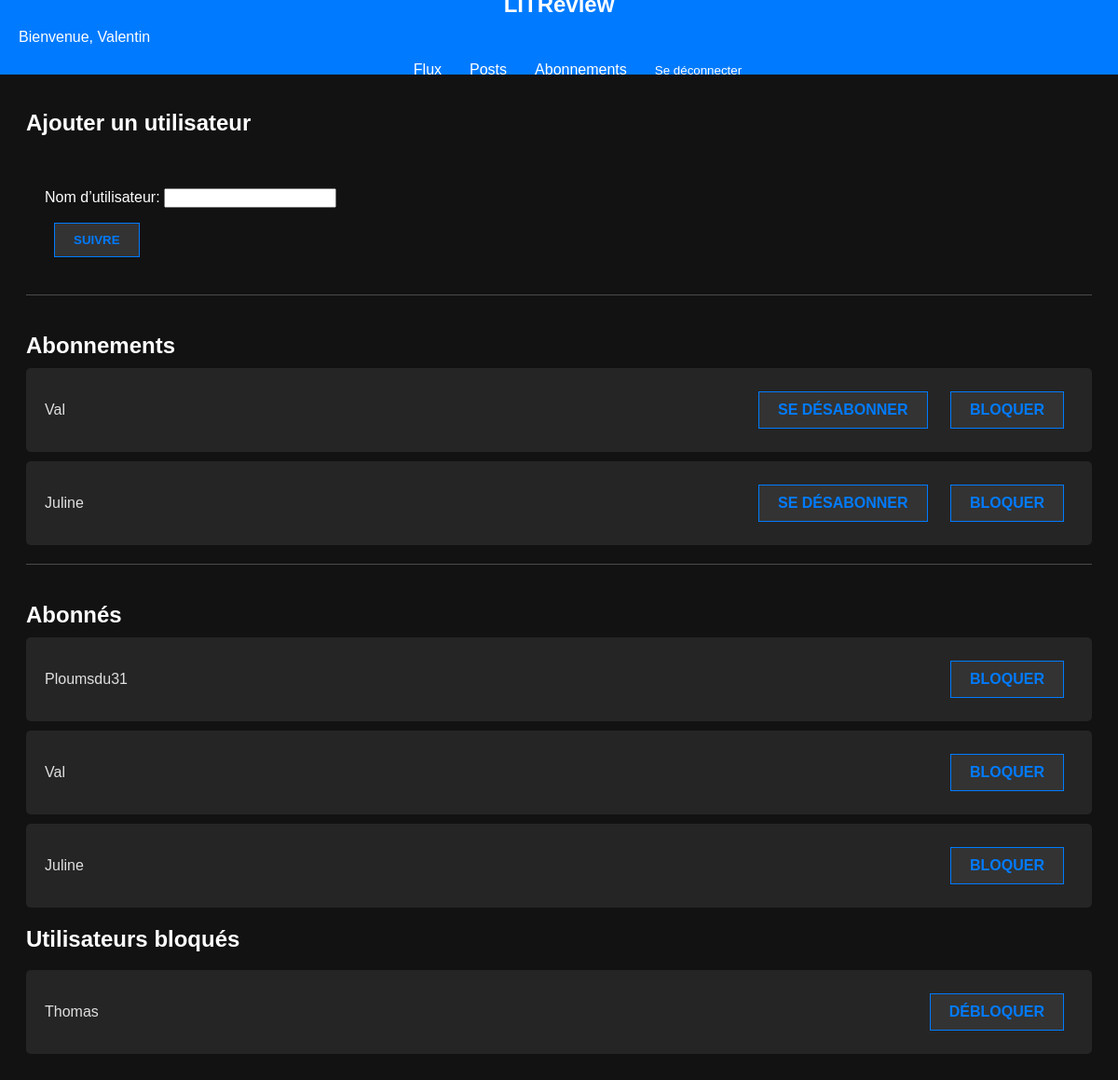
Page /users/follows/ (signed in) on the earlier database version.
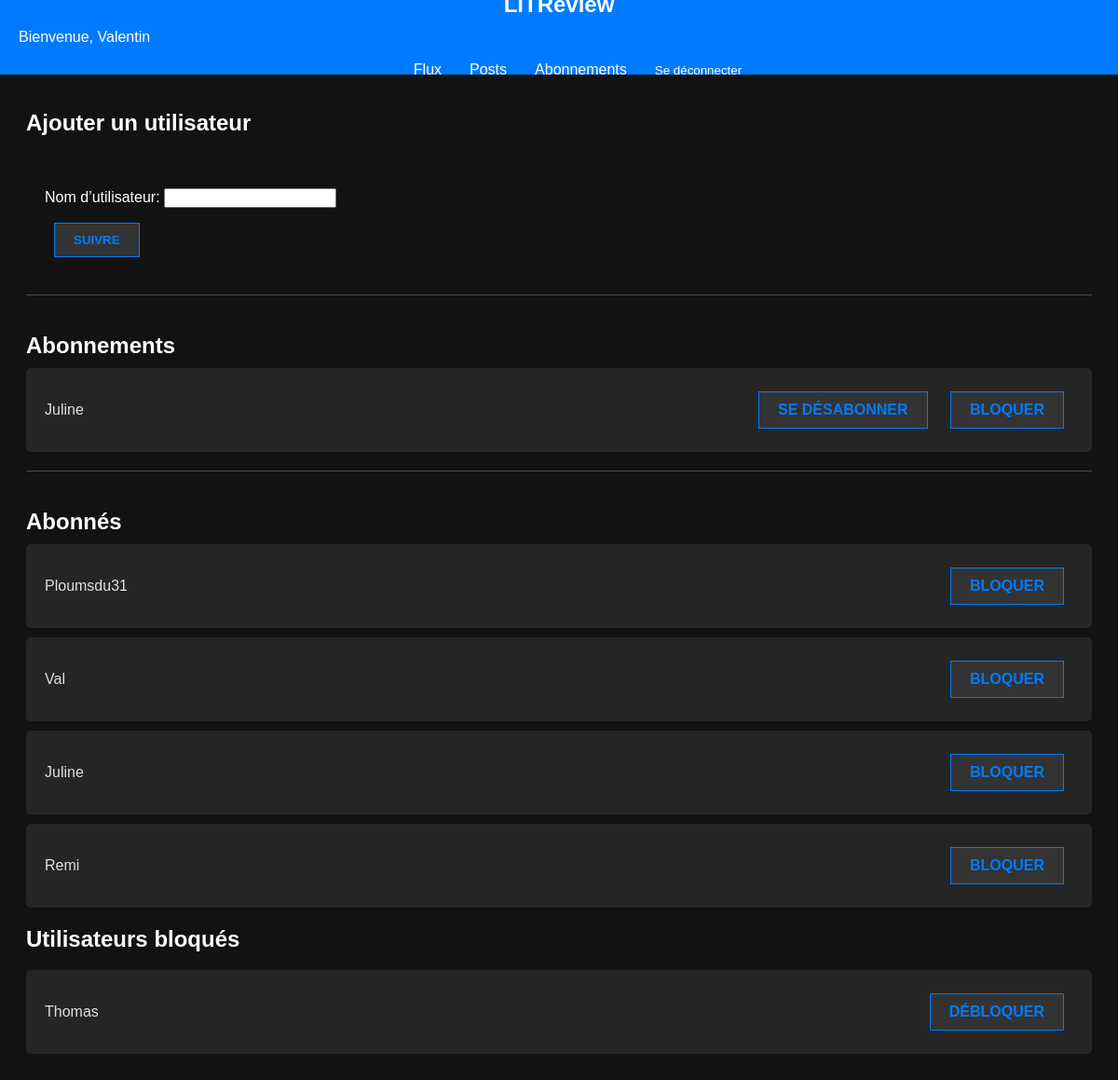
Same page on the later database version.
### applicationLITRevu/models.py (models this page shows)
class CustomUser(AbstractUser):
    pass

class UserFollows(models.Model):
    user = models.ForeignKey(settings.AUTH_USER_MODEL, on_delete=models.CASCADE, related_name='following')
    followed_user = models.ForeignKey(settings.AUTH_USER_MODEL, on_delete=models.CASCADE, related_name='followed_by')
    class Meta:
        unique_together = ('user', 'followed_user',)

### applicationLITRevu/views.py (the view, shortened to what this page needs)
# urls.py: path('users/follows/', user_follows, name='user_follows'),
@login_required
def user_follows(request):
    blocked_users_ids = UserBlock.objects.filter(blocker=request.user).values_list('blocked', flat=True)
    follows = UserFollows.objects.filter(user=request.user).exclude(followed_user__in=blocked_users_ids)
    followers = UserFollows.objects.filter(followed_user=request.user).exclude(user__in=blocked_users_ids)
    blocked_users = User.objects.filter(id__in=blocked_users_ids)
    form = UserFollowForm()
    return render(request, 'user_follows.html', {
        'follows': follows,
        'followers': followers,
        'blocked_users': blocked_users,
        'form': form
    })

### applicationLITRevu/forms.py (shortened to what this page needs)
class UserFollowForm(forms.Form):
    username = forms.CharField(label='Nom d’utilisateur', max_length=30)

### templates/user_follows.html (shortened to what this page needs)
{% extends 'base.html' %}
{% block content %}
<div class="feed-container">
    <div class="ticket-form-container">
        <h2>Ajouter un utilisateur</h2>
        <form method="post" action="{% url 'user_follows' %}" class="ticket-form">
            {{ form.as_p }}
            <button type="submit" class="button">Suivre</button>
        </form>
    </div>
    <div class="follow-section">
        <h2>Abonnements</h2>
        {% for follow in follows %}
            <div class="abonnements item-frame-follows">
                <p>{{ follow.followed_user.username }}</p>
                <div class="button-group">
                    <a href="{% url 'unfollow_user' follow.followed_user.id %}" class="button">Se désabonner</a>
                    <a href="{% url 'block_user' follow.followed_user.id %}" class="button">Bloquer</a>
                </div>
            </div>
        {% endfor %}
    </div>
    <div class="follow-section">
        <h2>Abonnés</h2>
        {% for follower in followers %}
            <div class="abonnes item-frame-follows">
                <p>{{ follower.user.username }}</p>
                <a href="{% url 'block_user' follower.user.id %}" class="button">Bloquer</a>
            </div>
        {% endfor %}
    </div>
    <h2>Utilisateurs bloqués</h2>
    {% for user in blocked_users %}
    <div class="item-frame-follows">
        <p>{{ user.username }}</p>
        <a href="{% url 'unblock_user' user.id %}" class="button button-follow-section">Débloquer</a>
    </div>
    {% empty %}
    <p>Aucun utilisateur bloqué.</p>
    {% endfor %}
</div>
{% endblock %}

### templates/base.html (shortened to what this page needs)
{% load static %}
<!DOCTYPE html>
<html lang="fr">
<head>
    <link rel="stylesheet" type="text/css" href="{% static 'styles.css' %}">
</head>
<body>
    <header>
        <div class="top-bar">
            <div class="welcome-message">
                {% if user.is_authenticated %}
                    Bienvenue, {{ user.username }}
                {% else %}
                    Bienvenue, visiteur !
                {% endif %}
            </div>
            <h1>LITReview</h1>
            {% block navigation %}
            <nav>
                <ul>
                    <li><a href="{% url 'feed' %}" aria-label="Flux">Flux</a></li>
                    <li><a href="{% url 'posts' %}" aria-label="Ajouter un post">Posts</a></li>
                    <li><a href="{% url 'user_follows' %}" aria-label="Voir les abonnements">Abonnements</a></li>
                    <li>
                        <form action="{% url 'logout' %}" method="post" style="margin: 0;">
                            <button type="submit" style="background: none; border: none; padding: 0; color: white; cursor: pointer;">Se déconnecter</button>
                        </form>
                    </li>
                </ul>
            </nav>
            {% endblock %}
        </div>
    </header>
    {% block content %}{% endblock %}
</body>
</html>

### static/styles.css (style rules this page uses)
body { background-color: #121212; font-family: Arial, sans-serif; color: white; padding-top: 70px; }
.top-bar { background-color: #007BFF; color: white; display: flex; justify-content: center; align-items: center; padding: 10px 20px; position: fixed; top: 0; left: 0; right: 0; z-index: 10; height: 60px; }
.top-bar h1 { font-size: 24px; }
.welcome-message { position: absolute; left: 20px; }
nav { position: absolute; right: 20px; }
nav ul { list-style: none; display: flex; gap: 20px; }
nav li { padding: 5px 10px; }
nav a { color: white; text-decoration: none; }
.button { padding: 10px 20px; border: 1px solid #007BFF; background-color: #333333; color: #007BFF; text-transform: uppercase; font-weight: bold; text-align: center; text-decoration: none; display: inline-block; margin: 0 10px; cursor: pointer; transition: background-color 0.3s, color 0.3s; }
.feed-container { max-width: 1200px; margin: auto; padding: 20px; }
.item-frame-follows { display: flex; align-items: center; justify-content: space-between; padding: 20px; background-color: #252525; border-radius: 5px; position: relative; color: #E0E0E0; margin-bottom: 10px; }
.ticket-form { max-width: 1200px; margin: auto; padding: 20px; }
.follow-section { border-top: 1px solid #4A4A4A; padding-top: 20px; margin-top: 20px; }
.follow-section h2 { margin-bottom: 10px; }
@media (max-width: 1200px) { .top-bar { flex-direction: column; align-items: center; } }
@media (max-width: 1200px) { nav { position: static; width: 100%; display: flex; justify-content: center; padding-top: 10px; } }
@media (max-width: 1200px) { nav ul { flex-direction: row; justify-content: center; gap: 10px; } }
@media (max-width: 1200px) { nav li { padding: 5px 10px; } }

Differences in the rows shown:
removed UserFollows: followed_user.username "Val", shown under "Abonnements"
added UserFollows: user.username "Remi", shown under "Abonnés"
